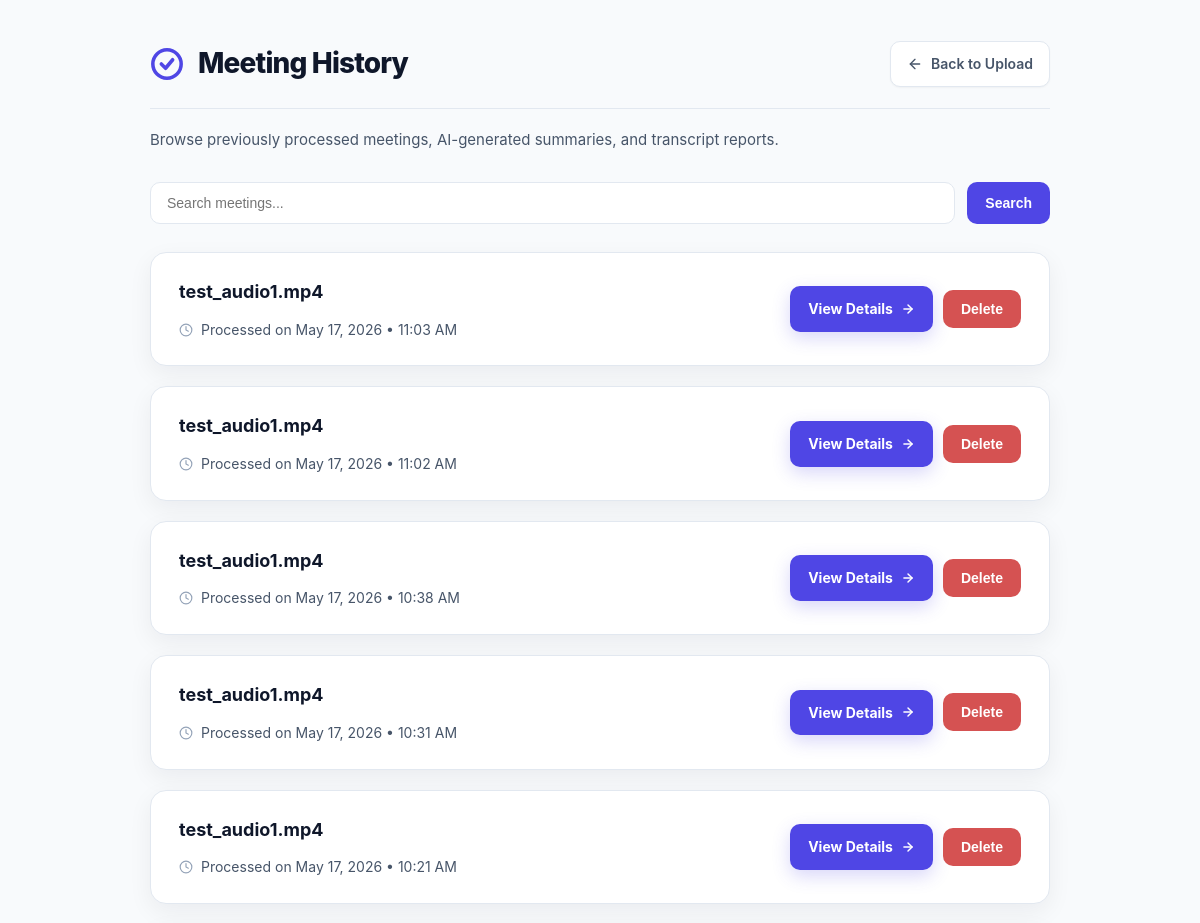
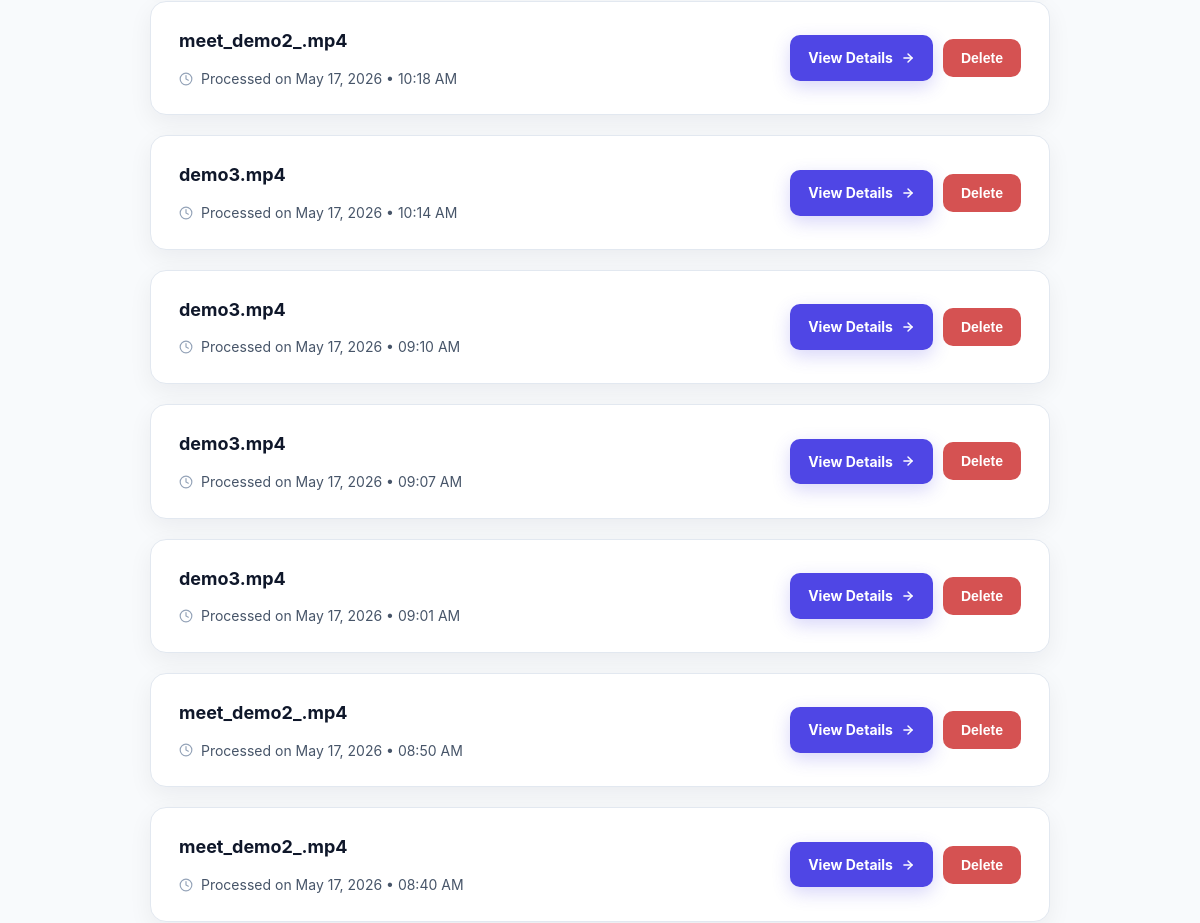
Page /history (upper part) on the earlier database version (2 pictures, top to bottom).
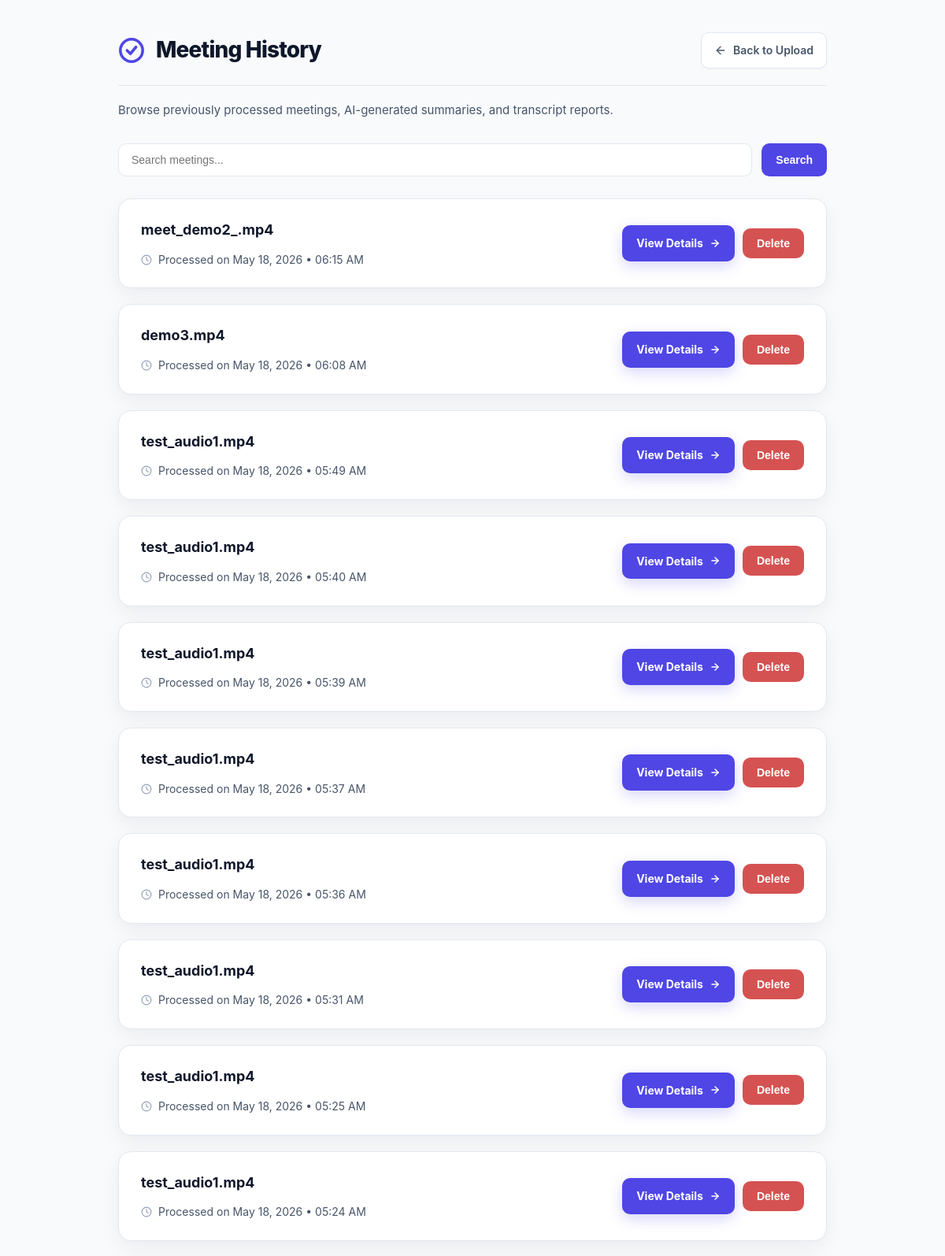
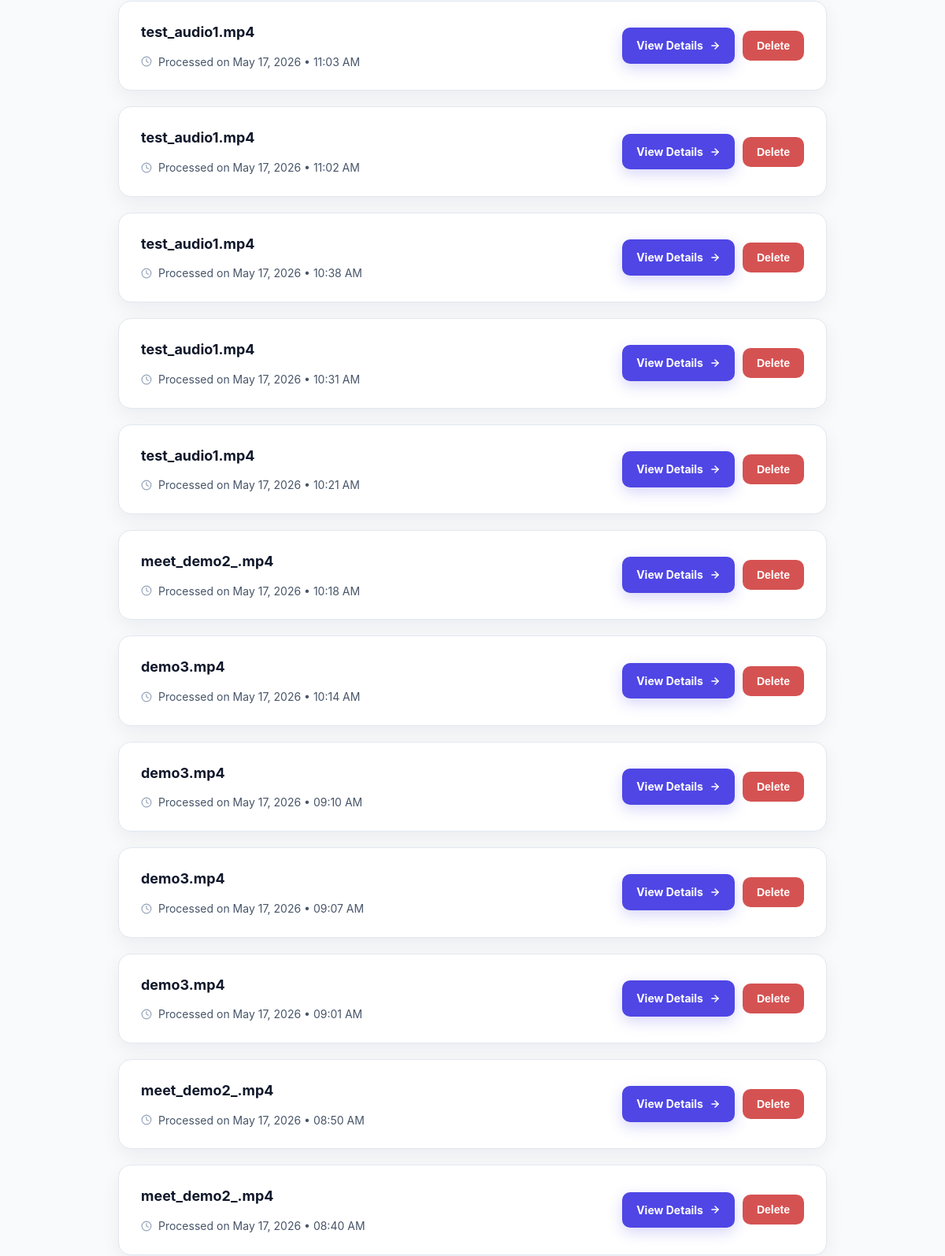
Same page on the later database version (2 pictures, top to bottom).
### app.py (models this page shows)
class Meeting(db.Model):
    id = db.Column(
        db.Integer,
        primary_key=True
    )
    filename = db.Column(
        db.String(255),
        nullable=False
    )
    transcript = db.Column(
        db.Text,
        nullable=False
    )
    summary = db.Column(
        db.Text,
        nullable=False
    )
    created_at = db.Column(
        db.DateTime,
        default=datetime.utcnow
    )

### app.py (the view)
@app.route('/history')
def history():
    search = request.args.get("q", "")
    if search:
        meetings = Meeting.query.filter(
            or_(
                Meeting.filename.ilike(f"%{search}%"),
                Meeting.transcript.ilike(f"%{search}%"),
                Meeting.summary.ilike(f"%{search}%")
            )
        ).order_by(
            Meeting.created_at.desc()
        ).all()
    else:
        meetings = Meeting.query.order_by(
            Meeting.created_at.desc()
        ).all()
    return render_template(
        "history.html",
        meetings=meetings,
        search=search
    )

### templates/history.html (shortened to what this page needs)
<!DOCTYPE html>
<html lang="en">
<head>
</head>
<body>
    <div class="container">
        <header>
            <div class="brand">
                <h1>Meeting History</h1>
            </div>
            <a href="/" class="btn-secondary">
                <svg width="16" height="16" viewBox="0 0 24 24" fill="none" stroke="currentColor" stroke-width="2"
                    stroke-linecap="round" stroke-linejoin="round">
                    <line x1="19" y1="12" x2="5" y2="12"></line>
                    <polyline points="12 19 5 12 12 5"></polyline>
                </svg>
                Back to Upload
            </a>
        </header>
        <p class="page-description">
            Browse previously processed meetings,
            AI-generated summaries, and transcript reports.
        </p>
        <form method="GET" action="/history" class="search-form">
            <input type="text" name="q" placeholder="Search meetings..." value="{{ search }}" class="search-input">
            <button type="submit" class="search-btn">
                Search
            </button>
        </form>
        <div class="history-container">
            {% for meeting in meetings %}
            <div class="meeting-card">
                <div class="meeting-info">
                    <h2>
                        {{ meeting.filename }}
                    </h2>
                    <div class="meeting-meta">
                        <svg width="14" height="14" viewBox="0 0 24 24" fill="none" stroke="currentColor"
                            stroke-width="2" stroke-linecap="round" stroke-linejoin="round">
                            <circle cx="12" cy="12" r="10"></circle>
                            <polyline points="12 6 12 12 16 14"></polyline>
                        </svg>
                        <span>
                            Processed on
                            {{ meeting.created_at.strftime('%b %d, %Y • %I:%M %p') }}
                        </span>
                    </div>
                </div>
<div class="meeting-actions">
    <a
        href="/meeting/{{ meeting.id }}"
        class="btn-action"
    >
        View Details
        <svg
            width="14"
            height="14"
            viewBox="0 0 24 24"
            fill="none"
            stroke="currentColor"
            stroke-width="2.5"
            stroke-linecap="round"
            stroke-linejoin="round"
        >
            <line x1="5" y1="12" x2="19" y2="12"></line>
            <polyline points="12 5 19 12 12 19"></polyline>
        </svg>
    </a>
    <form
        method="POST"
        action="/delete/{{ meeting.id }}"
        onsubmit="return confirm('Delete this meeting?')"
    >
        <button
            type="submit"
            class="delete-btn"
        >
            Delete
        </button>
    </form>
</div>
            </div>
            {% endfor %}
        </div>
    </div>
</body>
</html>

### templates/history.html (style rules this page uses)
:root { --bg-main: #f8fafc; --surface: #ffffff; --text-main: #0f172a; --text-muted: #475569; --primary: #4f46e5; --primary-hover: #4338ca; --border: #e2e8f0; --shadow-sm: 0 1px 2px rgba(0, 0, 0, 0.04); --shadow-md: 0 8px 24px rgba(15, 23, 42, 0.06); --radius: 16px; }
* { box-sizing: border-box; }
body { margin: 0; font-family: Inter, system-ui, -apple-system, BlinkMacSystemFont, "Segoe UI", sans-serif; background: var(--bg-main); color: var(--text-main); padding: 40px 20px; line-height: 1.7; }
.container { max-width: 900px; margin: auto; }
header { display: flex; justify-content: space-between; align-items: center; margin-bottom: 18px; padding-bottom: 20px; border-bottom: 1px solid var(--border); }
.brand { display: flex; align-items: center; gap: 14px; }
.brand svg { color: var(--primary); flex-shrink: 0; }
.brand h1 { margin: 0; font-size: 28px; font-weight: 800; letter-spacing: -0.03em; }
.page-description { color: var(--text-muted); margin-bottom: 30px; font-size: 15px; }
.btn-secondary { display: inline-flex; align-items: center; gap: 8px; text-decoration: none; background: var(--surface); border: 1px solid var(--border); color: var(--text-muted); padding: 10px 16px; border-radius: 10px; font-size: 14px; font-weight: 600; transition: all 0.2s ease; box-shadow: var(--shadow-sm); }
.btn-action { display: inline-flex; align-items: center; justify-content: center; gap: 8px; text-decoration: none; background: var(--primary); color: white; padding: 11px 18px; border-radius: 10px; font-size: 14px; font-weight: 700; transition: transform 0.2s ease, background 0.2s ease, box-shadow 0.2s ease; box-shadow: 0 6px 18px rgba(79, 70, 229, 0.22); white-space: nowrap; }
.history-container { display: flex; flex-direction: column; gap: 20px; }
.meeting-card { background: var(--surface); border: 1px solid var(--border); border-radius: var(--radius); padding: 24px 28px; display: flex; justify-content: space-between; align-items: center; gap: 20px; transition: transform 0.2s ease, box-shadow 0.2s ease; box-shadow: var(--shadow-md); }
.meeting-info { flex: 1; min-width: 0; }
.meeting-card h2 { margin: 0 0 10px 0; font-size: 18px; font-weight: 700; overflow: hidden; text-overflow: ellipsis; white-space: nowrap; }
.meeting-meta { display: flex; align-items: center; gap: 8px; color: var(--text-muted); font-size: 14px; }
.meeting-meta svg { flex-shrink: 0; color: #94a3b8; }
.search-form { display: flex; gap: 12px; margin-bottom: 28px; }
.search-input { flex: 1; padding: 12px 16px; border-radius: 10px; border: 1px solid var(--border); background: white; font-size: 14px; transition: border-color 0.2s ease; }
.search-btn { border: none; background: var(--primary); color: white; padding: 12px 18px; border-radius: 10px; font-size: 14px; font-weight: 600; cursor: pointer; transition: background 0.2s ease; }
.meeting-actions { display: flex; align-items: center; gap: 10px; }
.delete-btn { border: none; background: #d55252; color: white; padding: 11px 18px; border-radius: 10px; font-size: 14px; font-weight: 700; cursor: pointer; transition: background 0.2s ease, transform 0.2s ease; }

Differences in the rows shown:
added Meeting: filename "meet_demo2_.mp4", created_at "May 18, 2026 • 06:15 AM"
added Meeting: filename "demo3.mp4", created_at "May 18, 2026 • 06:08 AM"
added Meeting: filename "test_audio1.mp4", created_at "May 18, 2026 • 05:49 AM"
added Meeting: filename "test_audio1.mp4", created_at "May 18, 2026 • 05:40 AM"
added Meeting: filename "test_audio1.mp4", created_at "May 18, 2026 • 05:39 AM"
added Meeting: filename "test_audio1.mp4", created_at "May 18, 2026 • 05:37 AM"
added Meeting: filename "test_audio1.mp4", created_at "May 18, 2026 • 05:36 AM"
added Meeting: filename "test_audio1.mp4", created_at "May 18, 2026 • 05:31 AM"
added Meeting: filename "test_audio1.mp4", created_at "May 18, 2026 • 05:25 AM"
added Meeting: filename "test_audio1.mp4", created_at "May 18, 2026 • 05:24 AM"
